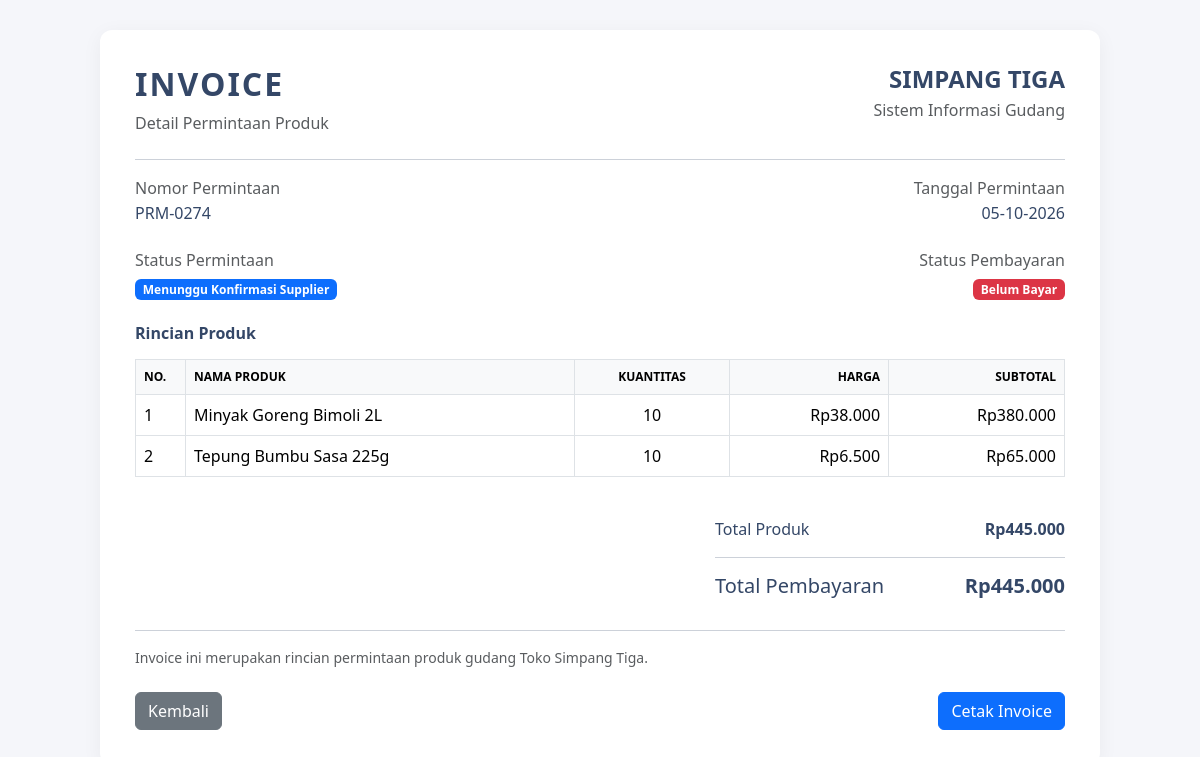
The app's page /Gudang/cPermintaan/detail_permintaan/274 (signed in) with its own data.
### tables this page shows
CREATE TABLE `permintaan` (
  `id_permintaan` int(11) NOT NULL,
  `tgl_permintaan` varchar(20) NOT NULL,
  `total_bayar` varchar(125) NOT NULL,
  `status` int(11) NOT NULL,
  `payment` text NOT NULL
);

CREATE TABLE `detail_permintaan` (
  `id_detail` int(11) NOT NULL,
  `id_permintaan` int(11) NOT NULL,
  `id_produk` int(11) NOT NULL,
  `qty` int(11) NOT NULL
);

CREATE TABLE `produk` (
  `id_produk` int(11) NOT NULL,
  `id_user` int(11) NOT NULL,
  `nama_produk` varchar(125) NOT NULL,
  `keterangan` text NOT NULL,
  `harga` varchar(15) NOT NULL,
  `gambar` text NOT NULL,
  `stok` int(11) NOT NULL
);

### application/controllers/Gudang/cPermintaan.php (called while the page is built, shortened)
<?php
class cPermintaan extends CI_Controller
{
	public function __construct()
	{
		$this->load->model('mPermintaan');
		$this->load->model('mProduk');
	}
	public function detail_permintaan($id_permintaan)
	{
		$data['permintaan'] = $this->db
			->get_where('permintaan', [
				'id_permintaan' => $id_permintaan
			])->row();
		$data['detail'] = $this->db
			->select('detail_permintaan.*, produk.nama_produk, produk.harga')
			->from('detail_permintaan')
			->join(
				'produk',
				'produk.id_produk = detail_permintaan.id_produk'
			)
			->where('detail_permintaan.id_permintaan', $id_permintaan)
			->get()
			->result();
		$this->load->view('Gudang/Permintaan/vDetailPermintaan', $data);
	}
}

### index.php (called while the page is built, shortened)
<?php
require_once BASEPATH.'core/CodeIgniter.php';

### application/views/Gudang/Permintaan/vDetailPermintaan.php (the view, shortened to what this page needs)
<!DOCTYPE html>
<html lang="id">
<head>
	<link href="https://cdn.jsdelivr.net/npm/bootstrap@5.3.3/dist/css/bootstrap.min.css" rel="stylesheet">
</head>
<body>
	<div class="container-fluid">
		<div class="invoice-card">
			<div class="d-flex justify-content-between align-items-start mb-4">
				<div>
					<h2 class="invoice-title">INVOICE</h2>
					<p class="text-muted mb-0">Detail Permintaan Produk</p>
				</div>
				<div class="text-end">
					<h4 class="fw-bold mb-1">SIMPANG TIGA</h4>
					<p class="text-muted mb-0">Sistem Informasi Gudang</p>
				</div>
			</div>
			<hr>
			<div class="row g-3 mb-4">
				<div class="col-md-6">
					<p class="text-muted mb-1">Nomor Permintaan</p>
					<h6>
						PRM-<?= str_pad(
								$permintaan->id_permintaan,
								4,
								'0',
								STR_PAD_LEFT
							) ?>
					</h6>
				</div>
				<div class="col-md-6 text-md-end">
					<p class="text-muted mb-1">Tanggal Permintaan</p>
					<h6>
						<?= date(
							'd-m-Y',
							strtotime($permintaan->tgl_permintaan)
						) ?>
					</h6>
				</div>
				<div class="col-md-6">
					<p class="text-muted mb-1">Status Permintaan</p>
					<?php if ($permintaan->status == '0') : ?>
						<span class="badge bg-warning text-dark">
							Menunggu Konfirmasi Pemilik
						</span>
					<?php elseif (
						$permintaan->status == '1'
					) : ?>
						<span class="badge bg-info">
							Menunggu Pembayaran
						</span>
					<?php elseif (
						$permintaan->status == '2'
					) : ?>
						<span class="badge bg-primary">
							Menunggu Konfirmasi Supplier
						</span>
					<?php elseif ($permintaan->status == '3') : ?>
						<span class="badge bg-success">
							Permintaan Selesai
						</span>
					<?php endif; ?>
				</div>
				<div class="col-md-6 text-md-end">
					<p class="text-muted mb-1">Status Pembayaran</p>
					<?php if ($permintaan->payment == '1') : ?>
						<span class="badge bg-success">
							Bukti Pembayaran Diunggah
						</span>
					<?php else : ?>
						<span class="badge bg-danger">
							Belum Bayar
						</span>
					<?php endif; ?>
				</div>
			</div>
			<h6 class="fw-bold mb-3">Rincian Produk</h6>
			<div class="table-responsive">
				<table class="table table-bordered align-middle">
					<thead>
						<tr>
							<th width="50">No.</th>
							<th>Nama Produk</th>
							<th class="text-center">Kuantitas</th>
							<th class="text-end">Harga</th>
							<th class="text-end">Subtotal</th>
						</tr>
					</thead>
					<tbody>
						<?php
						$no = 1;
						$total = 0;
						foreach ($detail as $item) :
							$qty = (int) $item->qty;
							$harga = (float) $item->harga;
							$subtotal = $qty * $harga;
							$total += $subtotal;
						?>
							<tr>
								<td><?= $no++ ?></td>
								<td><?= html_escape($item->nama_produk) ?></td>
								<td class="text-center"><?= $qty ?></td>
								<td class="text-end">
									Rp<?= number_format($harga, 0, ',', '.') ?>
								</td>
								<td class="text-end">
									Rp<?= number_format($subtotal, 0, ',', '.') ?>
								</td>
							</tr>
						<?php endforeach; ?>
					</tbody>
				</table>
			</div>
			<div class="total-box mt-4">
				<div class="d-flex justify-content-between mb-2">
					<span>Total Produk</span>
					<strong>
						Rp<?= number_format($total, 0, ',', '.') ?>
					</strong>
				</div>
				<hr>
				<div class="d-flex justify-content-between">
					<h5>Total Pembayaran</h5>
					<h5 class="fw-bold">
						Rp<?= number_format(
								$permintaan->total_bayar,
								0,
								',',
								'.'
							) ?>
					</h5>
				</div>
			</div>
			<hr class="mt-4">
			<p class="text-muted small">
				Invoice ini merupakan rincian permintaan produk gudang
				Toko Simpang Tiga.
			</p>
			<div class="d-flex justify-content-between no-print mt-4">
				<a href="<?= base_url('Gudang/cPermintaan') ?>" class="btn btn-secondary">
					Kembali
				</a>
				<button type="button" class="btn btn-primary" onclick="window.print()">
					Cetak Invoice
				</button>
			</div>
		</div>
	</div>
</body>
</html>

### application/views/Gudang/Permintaan/vDetailPermintaan.php (style rules this page uses)
body { background: #f5f6fa; color: #344767; }
.invoice-card { max-width: 1000px; margin: 30px auto; background: #fff; border-radius: 12px; padding: 35px; box-shadow: 0 4px 20px rgba(0, 0, 0, .05); }
.invoice-title { letter-spacing: 2px; font-weight: 800; }
.table thead th { background: #f8f9fa; font-size: 12px; text-transform: uppercase; }
.total-box { max-width: 350px; margin-left: auto; }

### records on screen
permintaan: id_permintaan "0274", tgl_permintaan "05-10-2026", total_bayar "445.000"
detail_permintaan: id_produk.nama_produk "Minyak Goreng Bimoli 2L", qty "10", id_produk.harga "38.000", qty.harga "380.000"
detail_permintaan: id_produk.nama_produk "Tepung Bumbu Sasa 225g", qty "10", id_produk.harga "6.500", qty.harga "65.000"

### other values on screen
$total "445.000"
